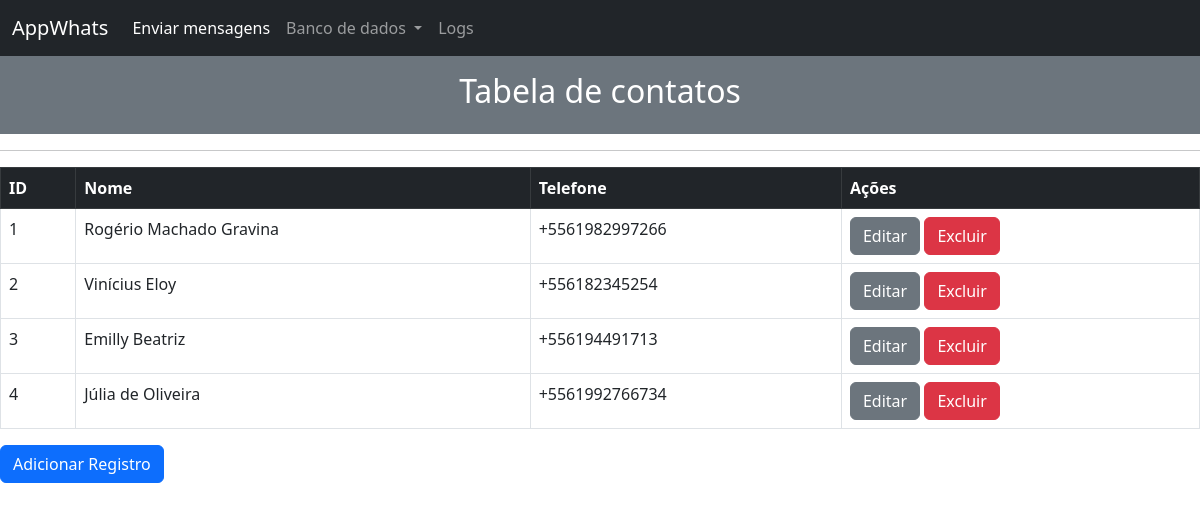
The app's page /Consultar/Pessoas with its own data.
### app.py (models this page shows, shortened)
class pessoas(db.Model):
    id = db.Column(db.Integer, primary_key=True)
    nome = db.Column(db.String(50))
    telefone = db.Column(db.String(14))

### app.py (the view)
@app.route("/Consultar/Pessoas", methods=["GET", "POST"])
def consultar_pessoas():
    return render_template("consultar_pessoas.html", pessoas=pessoas.query.all())

### templates/consultar_pessoas.html
{% extends 'base.html' %}
{% block content %}
<div class="p-3 mb-2 bg-secondary text-white">
    <h2 style="text-align: center;">Tabela de contatos</h2>
</div>
<hr>
<table class="table table-bordered table-hover">
    <thead class="table-dark">
        <tr>
            <th scope="col">ID</th>
            <th scope="col">Nome</th>
            <th scope="col">Telefone</th>
            <th scope="col">Ações</th>
        </tr>
    </thead>
    <tbody>
        {% for pessoa in pessoas %}
        <tr>
            <td>{{pessoa.id}}</td>
            <td>{{pessoa.nome}}</td>
            <td>{{pessoa.telefone}}</td>
            <td>
                <a href="{{pessoa.id}}/atualizar_pessoas" class="btn btn-secondary">Editar</a>
                <a href="{{pessoa.id}}/excluir_pessoas" onclick="return confirm('Deseja excluir esse registro?')" class="btn btn-danger">Excluir</a>
            </td>
        </tr>
        {% endfor %}
    </tbody>
</table>
<a href="{{url_for('cadastrar_pessoas')}}" class="btn btn-primary">Adicionar Registro</a>
{% endblock content %}

### records on screen
pessoas: id "1", nome "Rogério Machado Gravina", telefone "+5561982997266"
pessoas: id "2", nome "Vinícius Eloy", telefone "+556182345254"
pessoas: id "3", nome "Emilly Beatriz", telefone "+556194491713"
pessoas: id "4", nome "Júlia de Oliveira", telefone "+5561992766734"
